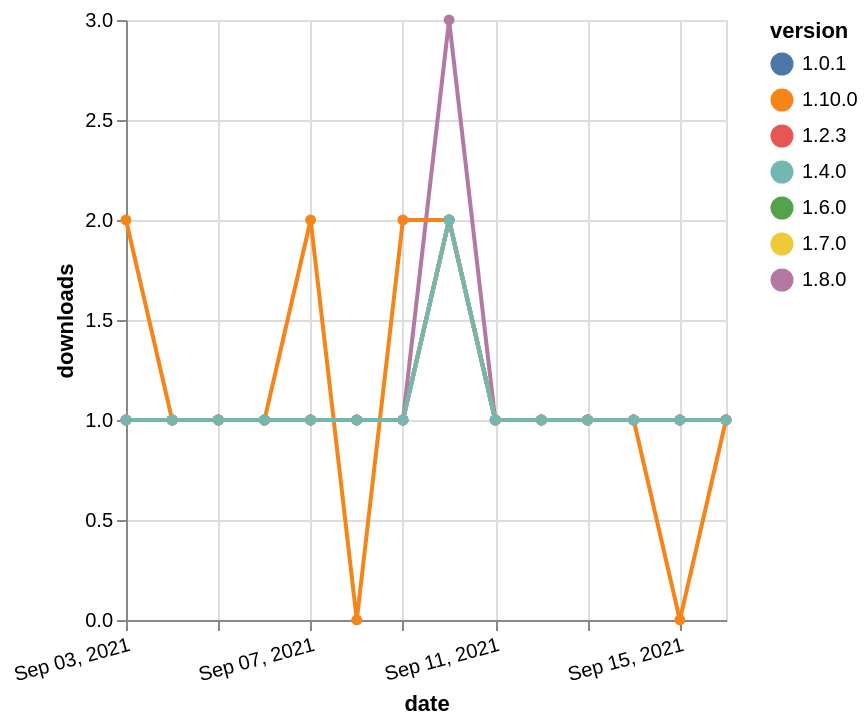

Vega-Lite specification stored for this chart:
### Vega-Lite specification from a JSON file in a GitHub repository (floating-point values rounded to 4 significant figures)
{"$schema": "https://vega.github.io/schema/vega-lite/v5.json", "description": "A simple bar chart with embedded data.", "data": {"values": [{"date": "2021-09-03", "total": 159, "delta": 1, "version": "1.6.0"}, {"date": "2021-09-04", "total": 160, "delta": 1, "version": "1.6.0"}, {"date": "2021-09-05", "total": 161, "delta": 1, "version": "1.6.0"}, {"date": "2021-09-06", "total": 162, "delta": 1, "version": "1.6.0"}, {"date": "2021-09-07", "total": 163, "delta": 1, "version": "1.6.0"}, {"date": "2021-09-08", "total": 164, "delta": 1, "version": "1.6.0"}, {"date": "2021-09-09", "total": 165, "delta": 1, "version": "1.6.0"}, {"date": "2021-09-10", "total": 167, "delta": 2, "version": "1.6.0"}, {"date": "2021-09-11", "total": 168, "delta": 1, "version": "1.6.0"}, {"date": "2021-09-12", "total": 169, "delta": 1, "version": "1.6.0"}, {"date": "2021-09-13", "total": 170, "delta": 1, "version": "1.6.0"}, {"date": "2021-09-14", "total": 171, "delta": 1, "version": "1.6.0"}, {"date": "2021-09-15", "total": 172, "delta": 1, "version": "1.6.0"}, {"date": "2021-09-16", "total": 173, "delta": 1, "version": "1.6.0"}, {"date": "2021-09-03", "total": 185, "delta": 1, "version": "1.8.0"}, {"date": "2021-09-04", "total": 186, "delta": 1, "version": "1.8.0"}, {"date": "2021-09-05", "total": 187, "delta": 1, "version": "1.8.0"}, {"date": "2021-09-06", "total": 188, "delta": 1, "version": "1.8.0"}, {"date": "2021-09-07", "total": 189, "delta": 1, "version": "1.8.0"}, {"date": "2021-09-08", "total": 190, "delta": 1, "version": "1.8.0"}, {"date": "2021-09-09", "total": 191, "delta": 1, "version": "1.8.0"}, {"date": "2021-09-10", "total": 194, "delta": 3, "version": "1.8.0"}, {"date": "2021-09-11", "total": 195, "delta": 1, "version": "1.8.0"}, {"date": "2021-09-12", "total": 196, "delta": 1, "version": "1.8.0"}, {"date": "2021-09-13", "total": 197, "delta": 1, "version": "1.8.0"}, {"date": "2021-09-14", "total": 198, "delta": 1, "version": "1.8.0"}, {"date": "2021-09-15", "total": 199, "delta": 1, "version": "1.8.0"}, {"date": "2021-09-16", "total": 200, "delta": 1, "version": "1.8.0"}, {"date": "2021-09-03", "total": 123, "delta": 2, "version": "1.10.0"}, {"date": "2021-09-04", "total": 124, "delta": 1, "version": "1.10.0"}, {"date": "2021-09-05", "total": 125, "delta": 1, "version": "1.10.0"}, {"date": "2021-09-06", "total": 126, "delta": 1, "version": "1.10.0"}, {"date": "2021-09-07", "total": 128, "delta": 2, "version": "1.10.0"}, {"date": "2021-09-08", "total": 128, "delta": 0, "version": "1.10.0"}, {"date": "2021-09-09", "total": 130, "delta": 2, "version": "1.10.0"}, {"date": "2021-09-10", "total": 132, "delta": 2, "version": "1.10.0"}, {"date": "2021-09-11", "total": 133, "delta": 1, "version": "1.10.0"}, {"date": "2021-09-12", "total": 134, "delta": 1, "version": "1.10.0"}, {"date": "2021-09-13", "total": 135, "delta": 1, "version": "1.10.0"}, {"date": "2021-09-14", "total": 136, "delta": 1, "version": "1.10.0"}, {"date": "2021-09-15", "total": 136, "delta": 0, "version": "1.10.0"}, {"date": "2021-09-16", "total": 137, "delta": 1, "version": "1.10.0"}, {"date": "2021-09-03", "total": 254, "delta": 1, "version": "1.0.1"}, {"date": "2021-09-04", "total": 255, "delta": 1, "version": "1.0.1"}, {"date": "2021-09-05", "total": 256, "delta": 1, "version": "1.0.1"}, {"date": "2021-09-06", "total": 257, "delta": 1, "version": "1.0.1"}, {"date": "2021-09-07", "total": 258, "delta": 1, "version": "1.0.1"}, {"date": "2021-09-08", "total": 259, "delta": 1, "version": "1.0.1"}, {"date": "2021-09-09", "total": 260, "delta": 1, "version": "1.0.1"}, {"date": "2021-09-10", "total": 262, "delta": 2, "version": "1.0.1"}, {"date": "2021-09-11", "total": 263, "delta": 1, "version": "1.0.1"}, {"date": "2021-09-12", "total": 264, "delta": 1, "version": "1.0.1"}, {"date": "2021-09-13", "total": 265, "delta": 1, "version": "1.0.1"}, {"date": "2021-09-14", "total": 266, "delta": 1, "version": "1.0.1"}, {"date": "2021-09-15", "total": 267, "delta": 1, "version": "1.0.1"}, {"date": "2021-09-16", "total": 268, "delta": 1, "version": "1.0.1"}, {"date": "2021-09-03", "total": 201, "delta": 1, "version": "1.2.3"}, {"date": "2021-09-04", "total": 202, "delta": 1, "version": "1.2.3"}, {"date": "2021-09-05", "total": 203, "delta": 1, "version": "1.2.3"}, {"date": "2021-09-06", "total": 204, "delta": 1, "version": "1.2.3"}, {"date": "2021-09-07", "total": 205, "delta": 1, "version": "1.2.3"}, {"date": "2021-09-08", "total": 206, "delta": 1, "version": "1.2.3"}, {"date": "2021-09-09", "total": 207, "delta": 1, "version": "1.2.3"}, {"date": "2021-09-10", "total": 209, "delta": 2, "version": "1.2.3"}, {"date": "2021-09-11", "total": 210, "delta": 1, "version": "1.2.3"}, {"date": "2021-09-12", "total": 211, "delta": 1, "version": "1.2.3"}, {"date": "2021-09-13", "total": 212, "delta": 1, "version": "1.2.3"}, {"date": "2021-09-14", "total": 213, "delta": 1, "version": "1.2.3"}, {"date": "2021-09-15", "total": 214, "delta": 1, "version": "1.2.3"}, {"date": "2021-09-16", "total": 215, "delta": 1, "version": "1.2.3"}, {"date": "2021-09-03", "total": 151, "delta": 1, "version": "1.7.0"}, {"date": "2021-09-04", "total": 152, "delta": 1, "version": "1.7.0"}, {"date": "2021-09-05", "total": 153, "delta": 1, "version": "1.7.0"}, {"date": "2021-09-06", "total": 154, "delta": 1, "version": "1.7.0"}, {"date": "2021-09-07", "total": 155, "delta": 1, "version": "1.7.0"}, {"date": "2021-09-08", "total": 156, "delta": 1, "version": "1.7.0"}, {"date": "2021-09-09", "total": 157, "delta": 1, "version": "1.7.0"}, {"date": "2021-09-10", "total": 159, "delta": 2, "version": "1.7.0"}, {"date": "2021-09-11", "total": 160, "delta": 1, "version": "1.7.0"}, {"date": "2021-09-12", "total": 161, "delta": 1, "version": "1.7.0"}, {"date": "2021-09-13", "total": 162, "delta": 1, "version": "1.7.0"}, {"date": "2021-09-14", "total": 163, "delta": 1, "version": "1.7.0"}, {"date": "2021-09-15", "total": 164, "delta": 1, "version": "1.7.0"}, {"date": "2021-09-16", "total": 165, "delta": 1, "version": "1.7.0"}, {"date": "2021-09-03", "total": 199, "delta": 1, "version": "1.4.0"}, {"date": "2021-09-04", "total": 200, "delta": 1, "version": "1.4.0"}, {"date": "2021-09-05", "total": 201, "delta": 1, "version": "1.4.0"}, {"date": "2021-09-06", "total": 202, "delta": 1, "version": "1.4.0"}, {"date": "2021-09-07", "total": 203, "delta": 1, "version": "1.4.0"}, {"date": "2021-09-08", "total": 204, "delta": 1, "version": "1.4.0"}, {"date": "2021-09-09", "total": 205, "delta": 1, "version": "1.4.0"}, {"date": "2021-09-10", "total": 207, "delta": 2, "version": "1.4.0"}, {"date": "2021-09-11", "total": 208, "delta": 1, "version": "1.4.0"}, {"date": "2021-09-12", "total": 209, "delta": 1, "version": "1.4.0"}, {"date": "2021-09-13", "total": 210, "delta": 1, "version": "1.4.0"}, {"date": "2021-09-14", "total": 211, "delta": 1, "version": "1.4.0"}, {"date": "2021-09-15", "total": 212, "delta": 1, "version": "1.4.0"}, {"date": "2021-09-16", "total": 213, "delta": 1, "version": "1.4.0"}]}, "width": "container", "mark": {"type": "line", "point": {"filled": true}}, "encoding": {"x": {"field": "date", "type": "temporal", "timeUnit": "yearmonthdate", "title": "date", "axis": {"labelAngle": -15}}, "y": {"field": "delta", "type": "quantitative", "title": "downloads"}, "color": {"field": "version", "type": "nominal"}, "tooltip": {"field": "delta"}}}
